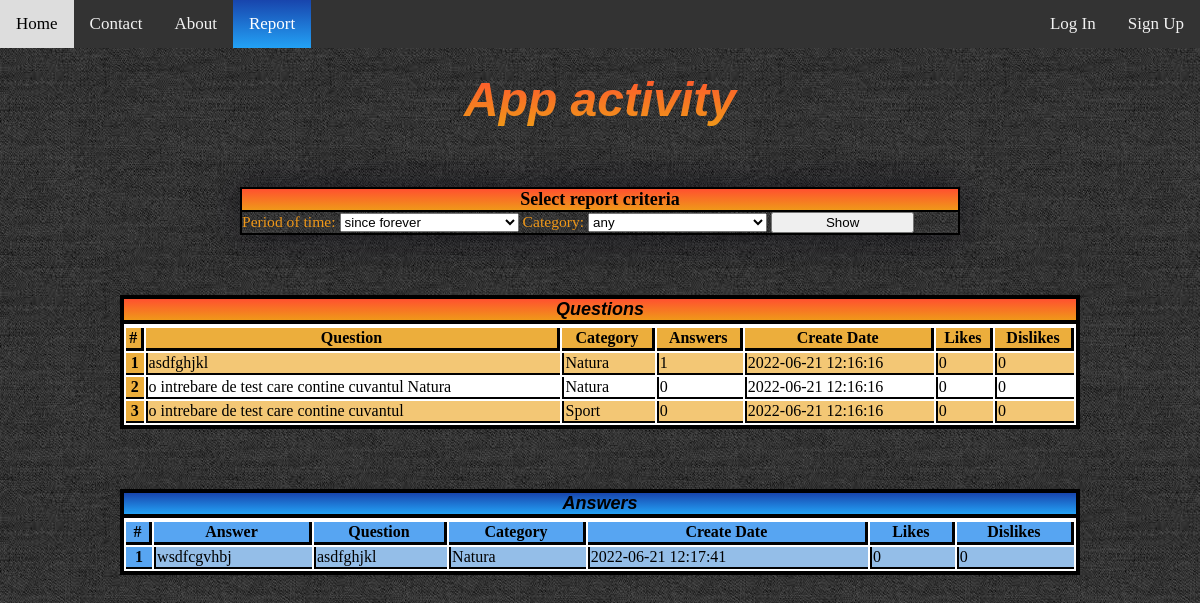
The app's page /report.php with its own data.
### tables this page shows
CREATE TABLE `questions` (
  `id` int(6) UNSIGNED NOT NULL,
  `text` varchar(5000) NOT NULL,
  `user` int(6) UNSIGNED DEFAULT NULL,
  `category` varchar(500) NOT NULL DEFAULT 'Diverse',
  `created_at` timestamp NOT NULL DEFAULT current_timestamp(),
  `updated_at` timestamp NOT NULL DEFAULT current_timestamp()
);

CREATE TABLE `answers` (
  `id` int(6) UNSIGNED NOT NULL,
  `text` varchar(300) NOT NULL,
  `question` int(6) UNSIGNED NOT NULL,
  `user` int(6) UNSIGNED DEFAULT NULL,
  `created_at` timestamp NOT NULL DEFAULT current_timestamp(),
  `updated_at` timestamp NOT NULL DEFAULT current_timestamp()
);

### report.php (the view, shortened to what this page needs)
<!DOCTYPE html>
<?php
  $db = new Database();
  $pdo =$db ->connect();
  $statement = $pdo->prepare('SELECT * FROM questions');
  $statement->execute();
  $questions = $statement->fetchAll(PDO::FETCH_ASSOC);
  $statement = $pdo->prepare('SELECT * FROM answers');
  $statement->execute();
  $answers = $statement->fetchAll(PDO::FETCH_ASSOC);
?>
<html>
  <head>
    <link rel="stylesheet" href="assets/css/navbar.css">
    <link rel="stylesheet" href="assets/css/home.css">
    <link rel="stylesheet" href="assets/css/report.css">
  </head>
  <?php
    echo
    '<div id="topnav">
      <a href="home.php">Home</a>
      <a href="contact.php">Contact</a>
      <a href="about.php">About</a>
      <a class="active" href="report.php">Report</a>';
      if(!isset($_SESSION['user_id'])){
        echo'
          <a style="float:right;" href="sign-up.php">Sign Up</a>
          <a style="float:right;" href="login.php">Log In</a>
        </div>';
      }
  ?>
  <body>
    <h3>App activity</h3>
    <div class="criteria">
        <h4>Select report criteria</h4>
        <form>
          <label for="time">Period of time:</label>
          <select id="time" name="time">
            <option value="since forever" selected>since forever</option>
          </select>
          <label for="question-category">Category:</label>
          <select id="question-category" name="question-category">
            <option value="any" selected>any</option>
          </select>
          <button>Show</button>
        </form>
    </div>
    <table class="table">
  <thead>
    <tr>
      <caption>Questions</caption>
    </tr>
    <tr>
      <th scope="col">#</th>
      <th scope="col">Question</th>
      <th scope="col">Category</th>
      <th scope="col">Answers</th>
      <th scope="col">Create Date</th>
      <th scope="col">Likes</th>
      <th scope="col">Dislikes</th>
    </tr>
  </thead>
  <tbody>
    <?php foreach($questions as $i => $question){?>
    <tr>
      <th scope="row"><?php echo $i+1?></th>
      <td><?php echo $question['text'] ?></td>
      <td><?php echo $question['category'] ?></td>
      <td><?php
      $statement = $pdo->prepare('SELECT COUNT(*) FROM answers WHERE question=:question');
      $statement->bindValue(':question',$question['id']);
      $statement->execute();
      $count_answers = $statement->fetch();
      echo $count_answers[0] ?></td>
      <td><?php echo $question['created_at'] ?></td>
      <td><?php
      $statement = $pdo->prepare('SELECT COUNT(*) FROM reactions  WHERE id_post=:id_post AND is_question=1 AND reactions.like=1');
      $statement->bindValue(':id_post',$question['id']);
      $statement->execute();
      $count_likes = $statement->fetch();
      echo $count_likes[0] ?></td>
      <td><?php
      $statement = $pdo->prepare('SELECT COUNT(*) FROM reactions  WHERE id_post=:id_post AND is_question=1 AND reactions.dislike=1');
      $statement->bindValue(':id_post',$question['id']);
      $statement->execute();
      $count_dislikes = $statement->fetch();
      echo $count_dislikes[0] ?></td>
    </tr>
    <?php } ?>
  </tbody>
</table>
<table class="table" id="answers-table">
  <thead>
    <tr>
      <caption>Answers</caption>
    </tr>
    <tr>
      <th scope="col">#</th>
      <th scope="col">Answer</th>
      <th scope="col">Question</th>
      <th scope="col">Category</th>
      <th scope="col">Create Date</th>
      <th scope="col">Likes</th>
      <th scope="col">Dislikes</th>
    </tr>
  </thead>
  <tbody>
    <?php foreach($answers as $i => $answer){?>
    <tr>
      <th scope="row"><?php echo $i+1?></th>
      <td><?php echo $answer['text'] ?></td>
      <td><?php
      $statement = $pdo->prepare('SELECT text FROM questions WHERE id=:id');
      $statement->bindValue(':id',$answer['question']);
      $statement->execute();
      $specific_question = $statement->fetch();
      echo $specific_question[0] ?></td>
      <td><?php
      $statement = $pdo->prepare('SELECT category FROM questions WHERE id=:id');
      $statement->bindValue(':id',$answer['question']);
      $statement->execute();
      $specific_category = $statement->fetch();
      echo $specific_category[0] ?></td>
      <td><?php echo $answer['created_at'] ?></td>
      <td><?php
      $statement = $pdo->prepare('SELECT COUNT(*) FROM reactions  WHERE id_post=:id_post AND is_question=0 AND reactions.like=1');
      $statement->bindValue(':id_post',$answer['id']);
      $statement->execute();
      $count_likes = $statement->fetch();
      echo $count_likes[0] ?></td>
      <td><?php
      $statement = $pdo->prepare('SELECT COUNT(*) FROM reactions  WHERE id_post=:id_post AND is_question=0 AND reactions.dislike=1');
      $statement->bindValue(':id_post',$answer['id']);
      $statement->execute();
      $count_dislikes = $statement->fetch();
      echo $count_dislikes[0] ?></td>
    </tr>
    <?php } ?>
  </tbody>
</table>
  </body>
</html>

### assets/css/navbar.css (style rules this page uses)
#topnav { background-color: #333; overflow: hidden; margin-top: -10; margin-left: -8; margin-right: -7; }
#topnav a { float: left; color: #f2f2f2; text-align: center; padding: 14px 16px; text-decoration: none; font-size: 17px; }
#topnav a.active { background: linear-gradient( #1845ad, #23a2f6 ); color: white; }

### assets/css/home.css (style rules this page uses)
body { background-image: url('../../images/background-dark.jpg'); max-width: 100%; overflow-x: hidden !important; margin: 0; width: auto !important; }
::placeholder { color: #e5e5e5; }

### assets/css/report.css (style rules this page uses)
h3 { background: -webkit-linear-gradient(#ff512f, #f09819); -webkit-background-clip: text; -webkit-text-fill-color: transparent; font-family: sans-serif; font-style: italic; text-align: center; font-size: 4vw; margin-top: 2vw; margin-bottom: 5vw; }
.criteria { display: block; border: 2px black solid; margin: 2vw 20vw; box-shadow: 0 0 40px rgba(8,7,16,0.6); }
.criteria h4 { font-size: 1.5vw; background: -webkit-linear-gradient(#ff512f, #f09819); border-bottom: 2px black solid; display: block; margin: auto; text-align: center; }
.criteria form { display: block; margin: auto; width: 100% }
form label { font-size: 1.3vw; width: 25%; color: #f09819; }
form select { width: 25%; }
form button { width: 20% }
.table { width: 80%; margin: auto; margin-top: 5vw; border: 4px black solid; background-color: white; }
caption { background: -webkit-linear-gradient(#ff512f, #f09819); font-family: sans-serif; font-style: italic; border: 4px black solid; border-bottom: transparent; font-weight: bolder; font-size: 1.5vw; }
tr:nth-child(odd) { background-color: rgb(243, 199, 117); }
th { background-color: rgb(236, 174, 60); }
#answers-table tbody tr:nth-child(odd) { background-color: rgb(148, 190, 232); }
#answers-table th { background-color: rgb(87, 165, 242); }
#answers-table caption { background: -webkit-linear-gradient(#1845ad, #23a2f6); }
th[scope="col"] { border: 3px black solid; padding-top: -2vw; border-top: transparent; border-left: transparent; }
th[scope="row"] { border-bottom: 2px black solid; }
td { border-left: 2px black solid; border-bottom: 2px black solid; }

### records on screen
questions: text "asdfghjkl", category "Natura", count_answers "1", created_at "2022-06-21 12:16:16", count_likes "0", count_dislikes "0"
questions: text "o intrebare de test care contine cuvantul Natura", category "Natura", count_answers "0", created_at "2022-06-21 12:16:16", count_likes "0", count_dislikes "0"
questions: text "o intrebare de test care contine cuvantul", category "Sport", count_answers "0", created_at "2022-06-21 12:16:16", count_likes "0", count_dislikes "0"
answers: text "wsdfcgvhbj", questions.text "asdfghjkl", questions.category "Natura", created_at "2022-06-21 12:17:41", count_likes "0", count_dislikes "0"
